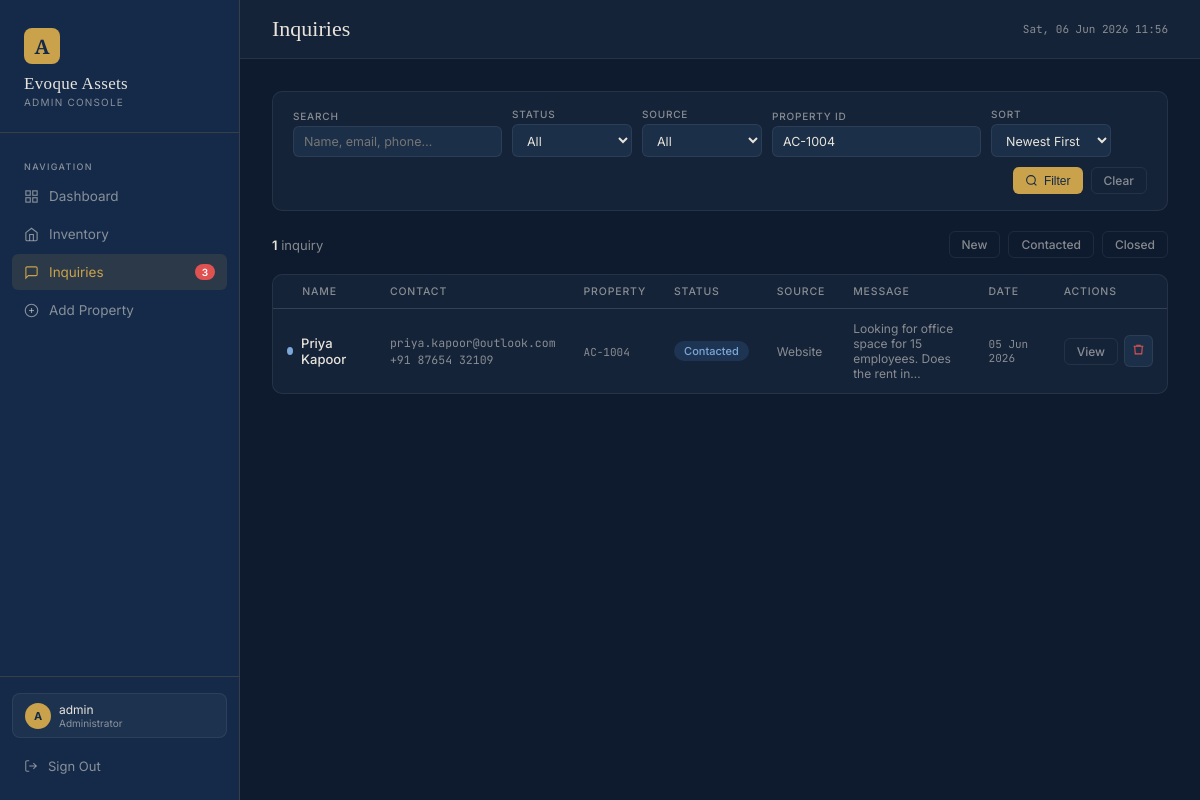
Page /admin-panel/inquiries/?property=AC-1004 (signed in) on the committed database.
### core/models.py (models this page shows, shortened)
class Inquiry(models.Model):
    STATUS_CHOICES = [('new', 'New'), ('contacted', 'Contacted'), ('closed', 'Closed')]
    SOURCE_CHOICES = [('website', 'Website'), ('phone', 'Phone'), ('walk-in', 'Walk-In'), ('referral', 'Referral')]
    name        = models.CharField(max_length=100)
    email       = models.EmailField()
    phone       = models.CharField(max_length=20, blank=True)
    message     = models.TextField(blank=True)
    property    = models.ForeignKey(Property, null=True, blank=True, on_delete=models.SET_NULL, related_name='inquiries')
    property_ref= models.CharField(max_length=50, blank=True)  # if no FK
    status      = models.CharField(max_length=12, choices=STATUS_CHOICES, default='new')
    source      = models.CharField(max_length=20, choices=SOURCE_CHOICES, default='website')
    notes       = models.TextField(blank=True)
    created_at  = models.DateTimeField(auto_now_add=True)
    updated_at  = models.DateTimeField(auto_now=True)
    class Meta:
        ordering = ['-created_at']
        verbose_name_plural = 'Inquiries'

class Property(models.Model):
    PURPOSE_CHOICES = [('buy', 'Buy'), ('rent', 'Rent')]
    CATEGORY_CHOICES = [('residential', 'Residential'), ('commercial', 'Commercial')]
    STATUS_CHOICES = [('active', 'Active'), ('sold', 'Sold'), ('rented', 'Rented'), ('draft', 'Draft')]
    FURNISHING_CHOICES = [
        ('unfurnished', 'Unfurnished'),
        ('semi-furnished', 'Semi-Furnished'),
        ('fully-furnished', 'Fully-Furnished'),
        ('fully-fitted', 'Fully Fitted'),
    ]
    property_id   = models.CharField(max_length=20, unique=True, blank=True)
    title         = models.CharField(max_length=200)
    locality      = models.CharField(max_length=200)
    description   = models.TextField(blank=True)
    purpose       = models.CharField(max_length=10, choices=PURPOSE_CHOICES, default='buy')
    category      = models.CharField(max_length=20, choices=CATEGORY_CHOICES, default='residential')
    property_type = models.CharField(max_length=50)  # Apartment, Villa, Penthouse, Office Space…
    status        = models.CharField(max_length=10, choices=STATUS_CHOICES, default='active')
    price         = models.DecimalField(max_digits=14, decimal_places=2)
    price_label   = models.CharField(max_length=30, blank=True)
    price_period  = models.CharField(max_length=20, blank=True)  # "/ month" for rent
    bhk           = models.PositiveSmallIntegerField(null=True, blank=True)
    area          = models.PositiveIntegerField(null=True, blank=True)  # sq ft
    floor         = models.CharField(max_length=30, blank=True)
    facing        = models.CharField(max_length=30, blank=True)
    furnishing    = models.CharField(max_length=20, choices=FURNISHING_CHOICES, blank=True)
    parking       = models.PositiveSmallIntegerField(default=0)
    age           = models.CharField(max_length=30, blank=True)
    image         = models.TextField(blank=True)
    gallery       = models.JSONField(default=list, blank=True)
    badges        = models.JSONField(default=list, blank=True)
    amenities     = models.JSONField(default=list, blank=True)
    featured      = models.BooleanField(default=False)
    consultant_name     = models.CharField(max_length=100, blank=True)
    consultant_title    = models.CharField(max_length=100, blank=True)
    consultant_initials = models.CharField(max_length=5, blank=True)
    created_at    = models.DateTimeField(auto_now_add=True)
    updated_at    = models.DateTimeField(auto_now=True)
    class Meta:
        ordering = ['-created_at']
        verbose_name_plural = 'Properties'

### core/views.py (the view)
# urls.py: path('inquiries/',             views.inquiry_list,    name='inquiry_list'),
@login_required(login_url='/admin-panel/login/')
def inquiry_list(request):
    qs = Inquiry.objects.select_related('property')
    q      = request.GET.get('q', '')
    status = request.GET.get('status', '')
    source = request.GET.get('source', '')
    prop   = request.GET.get('property', '')
    sort   = request.GET.get('sort', '-created_at')
    if q:
        qs = qs.filter(Q(name__icontains=q) | Q(email__icontains=q) | Q(phone__icontains=q))
    if status:
        qs = qs.filter(status=status)
    if source:
        qs = qs.filter(source=source)
    if prop:
        qs = qs.filter(Q(property__property_id__icontains=prop) | Q(property_ref__icontains=prop))
    valid_sorts = ['created_at', '-created_at', 'name', 'status']
    if sort in valid_sorts:
        qs = qs.order_by(sort)
    return render(request, 'core/inquiries.html', {
        'inquiries': qs,
        'filters': {'q': q, 'status': status, 'source': source, 'property': prop, 'sort': sort},
    })

### core/views.py (called while the page is built)
def admin_context(request):
    if request.user.is_authenticated and request.user.is_staff:
        new_inq_count = Inquiry.objects.filter(status='new').count()
        return {'new_inq_count': new_inq_count}
    return {}

### templates/core/inquiries.html (shortened to what this page needs)
{% extends "core/base.html" %}
{% block page_title %}Inquiries{% endblock %}
{% block content %}
<form method="get" class="filter-bar">
  <div class="form-group">
    <label>Search</label>
    <input type="text" name="q" value="{{ filters.q }}" placeholder="Name, email, phone…" style="min-width:180px;"/>
  </div>
  <div class="form-group">
    <label>Status</label>
    <select name="status">
      <option value="">All</option>
    </select>
  </div>
  <div class="form-group">
    <label>Source</label>
    <select name="source">
      <option value="">All</option>
    </select>
  </div>
  <div class="form-group">
    <label>Property ID</label>
    <input type="text" name="property" value="{{ filters.property }}" placeholder="AC-1042"/>
  </div>
  <div class="form-group">
    <label>Sort</label>
    <select name="sort">
      <option value="-created_at" {% if filters.sort == '-created_at' %}selected{% endif %}>Newest First</option>
    </select>
  </div>
  <div class="filter-bar-actions">
    <button type="submit" class="btn btn-gold btn-sm">
      <svg width="13" height="13" viewBox="0 0 24 24" fill="none" stroke="currentColor" stroke-width="2"><circle cx="11" cy="11" r="8"/><line x1="21" y1="21" x2="16.65" y2="16.65"/></svg>
      Filter
    </button>
    <a href="{% url 'inquiry_list' %}" class="btn btn-outline btn-sm">Clear</a>
  </div>
</form>
<div style="display:flex;align-items:center;margin-bottom:16px;">
  <div style="font-size:13px;color:var(--text-muted);">
    <span style="color:var(--text);font-weight:600;">{{ inquiries|length }}</span> inquir{% if inquiries|length == 1 %}y{% else %}ies{% endif %}
  </div>
  <div style="margin-left:auto;display:flex;gap:8px;">
    <a href="?status=new" class="btn btn-outline btn-sm" style="{% if filters.status == 'new' %}background:rgba(201,162,75,.1);color:var(--gold);{% endif %}">New</a>
    <a href="?status=contacted" class="btn btn-outline btn-sm" style="{% if filters.status == 'contacted' %}background:rgba(44,78,122,.3);color:#7BA8D9;{% endif %}">Contacted</a>
    <a href="?status=closed" class="btn btn-outline btn-sm" style="{% if filters.status == 'closed' %}background:rgba(76,175,124,.1);color:var(--green);{% endif %}">Closed</a>
  </div>
</div>
<div class="card" style="padding:0;overflow:hidden;">
  {% if inquiries %}
  <div class="table-wrap">
    <table>
      <thead>
        <tr>
          <th>
            <span class="inq-dot"></span>
            &nbsp;Name
          </th>
          <th>Contact</th>
          <th>Property</th>
          <th>Status</th>
          <th>Source</th>
          <th>Message</th>
          <th>Date</th>
          <th>Actions</th>
        </tr>
      </thead>
      <tbody>
        {% for inq in inquiries %}
        <tr>
          <td>
            <div style="display:flex;align-items:center;gap:8px;">
              <span class="inq-dot dot-{{ inq.status }}"></span>
              <div>
                <a href="{% url 'inquiry_detail' inq.pk %}" style="color:var(--text);text-decoration:none;font-weight:500;font-size:13px;">{{ inq.name }}</a>
              </div>
            </div>
          </td>
          <td>
            <div class="mono" style="font-size:11.5px;">{{ inq.email }}</div>
            {% if inq.phone %}<div class="mono" style="font-size:11.5px;margin-top:2px;">{{ inq.phone }}</div>{% endif %}
          </td>
          <td>
            {% if inq.property %}
              <a href="{% url 'property_detail' inq.property.pk %}" style="color:var(--gold);text-decoration:none;">
                <span class="mono">{{ inq.property.property_id }}</span>
              </a>
            {% elif inq.property_ref %}
              <span class="mono text-muted">{{ inq.property_ref }}</span>
            {% else %}
              <span class="text-muted">—</span>
            {% endif %}
          </td>
          <td><span class="pill pill-{{ inq.status }}">{{ inq.get_status_display }}</span></td>
          <td class="text-muted" style="font-size:12px;">{{ inq.get_source_display }}</td>
          <td style="max-width:200px;font-size:12px;color:var(--text-muted);">{{ inq.message|truncatechars:60 }}</td>
          <td class="mono">{{ inq.created_at|date:"d M Y" }}</td>
          <td>
            <div class="actions-col">
              <a href="{% url 'inquiry_detail' inq.pk %}" class="btn btn-outline btn-sm">View</a>
              <a href="{% url 'inquiry_delete' inq.pk %}" class="btn-icon" title="Delete" style="color:var(--red);">
                <svg width="13" height="13" viewBox="0 0 24 24" fill="none" stroke="currentColor" stroke-width="2"><polyline points="3 6 5 6 21 6"/><path d="M19 6l-1 14H6L5 6"/><path d="M9 6V4h6v2"/></svg>
              </a>
            </div>
          </td>
        </tr>
        {% endfor %}
      </tbody>
    </table>
  </div>
  {% else %}
  <div class="empty-state">
    <svg width="40" height="40" viewBox="0 0 24 24" fill="none" stroke="currentColor" stroke-width="1.2"><path d="M21 15a2 2 0 01-2 2H7l-4 4V5a2 2 0 012-2h14a2 2 0 012 2z"/></svg>
    <div>No inquiries found</div>
  </div>
  {% endif %}
</div>
{% endblock %}

### templates/core/base.html (shortened to what this page needs)
<!DOCTYPE html>
<html lang="en">
<head>
</head>
<body>
{% block body %}
{% if user.is_authenticated %}
  <nav class="sidebar">
    <div class="sidebar__brand">
      <div class="brand-mark">A</div>
      <div class="brand-name">Evoque Assets</div>
      <div class="brand-sub">Admin Console</div>
    </div>
    <div class="sidebar__nav">
      <div class="nav-section-label">Navigation</div>
      <a href="{% url 'admin_dashboard' %}" class="nav-item {% if request.resolver_match.url_name == 'admin_dashboard' or request.resolver_match.url_name == 'admin_root' %}active{% endif %}">
        <svg width="15" height="15" viewBox="0 0 24 24" fill="none" stroke="currentColor" stroke-width="1.8"><rect x="3" y="3" width="7" height="7"/><rect x="14" y="3" width="7" height="7"/><rect x="3" y="14" width="7" height="7"/><rect x="14" y="14" width="7" height="7"/></svg>
        Dashboard
      </a>
      <a href="{% url 'inventory_list' %}" class="nav-item {% if 'inventory' in request.resolver_match.url_name %}active{% endif %}">
        <svg width="15" height="15" viewBox="0 0 24 24" fill="none" stroke="currentColor" stroke-width="1.8"><path d="M3 9l9-7 9 7v11a2 2 0 01-2 2H5a2 2 0 01-2-2z"/><polyline points="9 22 9 12 15 12 15 22"/></svg>
        Inventory
      </a>
      <a href="{% url 'inquiry_list' %}" class="nav-item {% if 'inquiry' in request.resolver_match.url_name %}active{% endif %}">
        <svg width="15" height="15" viewBox="0 0 24 24" fill="none" stroke="currentColor" stroke-width="1.8"><path d="M21 15a2 2 0 01-2 2H7l-4 4V5a2 2 0 012-2h14a2 2 0 012 2z"/></svg>
        Inquiries
        {% if new_inq_count %}<span class="nav-badge">{{ new_inq_count }}</span>{% endif %}
      </a>
      <a href="{% url 'property_add' %}" class="nav-item {% if request.resolver_match.url_name == 'property_add' %}active{% endif %}">
        <svg width="15" height="15" viewBox="0 0 24 24" fill="none" stroke="currentColor" stroke-width="1.8"><circle cx="12" cy="12" r="10"/><line x1="12" y1="8" x2="12" y2="16"/><line x1="8" y1="12" x2="16" y2="12"/></svg>
        Add Property
      </a>
    </div>
    <div class="sidebar__footer">
      <div class="user-chip" style="margin-bottom:10px; padding:8px 12px; border-radius:8px; background:rgba(255,255,255,.04); border:1px solid var(--border2);">
        <div class="user-avatar">{{ user.username|first|upper }}</div>
        <div>
          <div style="font-size:12px;color:var(--text);">{{ user.username }}</div>
          <div style="font-size:10px;color:var(--text-muted);">Administrator</div>
        </div>
      </div>
      <a href="{% url 'admin_logout' %}" class="logout-btn">
        <svg width="14" height="14" viewBox="0 0 24 24" fill="none" stroke="currentColor" stroke-width="1.8"><path d="M9 21H5a2 2 0 01-2-2V5a2 2 0 012-2h4"/><polyline points="16 17 21 12 16 7"/><line x1="21" y1="12" x2="9" y2="12"/></svg>
        Sign Out
      </a>
    </div>
  </nav>
  <div class="main">
    <div class="topbar">
      <h1>{% block page_title %}Dashboard{% endblock %}</h1>
      <div class="topbar-right">
        <div style="font-size:11px;color:var(--text-muted);font-family:var(--ff-mono);">
          {% now "D, d M Y H:i" %}
        </div>
      </div>
    </div>
    <div class="content">
      {% block content %}{% endblock %}
    </div>
  </div>
{% else %}
  {% block body_auth %}{% endblock %}
{% endif %}
{% endblock %}
</body>
</html>

### rows in the picture
Inquiry: name "Priya Kapoor", email "priya.kapoor@outlook.com", phone "+91 87654 32109", property.property_id "AC-1004", status "Contacted", source "Website", message "Looking for office space for 15 employees. Does the rent in…", created_at "05 Jun 2026"

### other values in the picture
{{ new_inq_count }} "3"
{{ user.username|first|upper }} "A"
{{ user.username }} "admin"
{{ inquiries|length }} "1"
